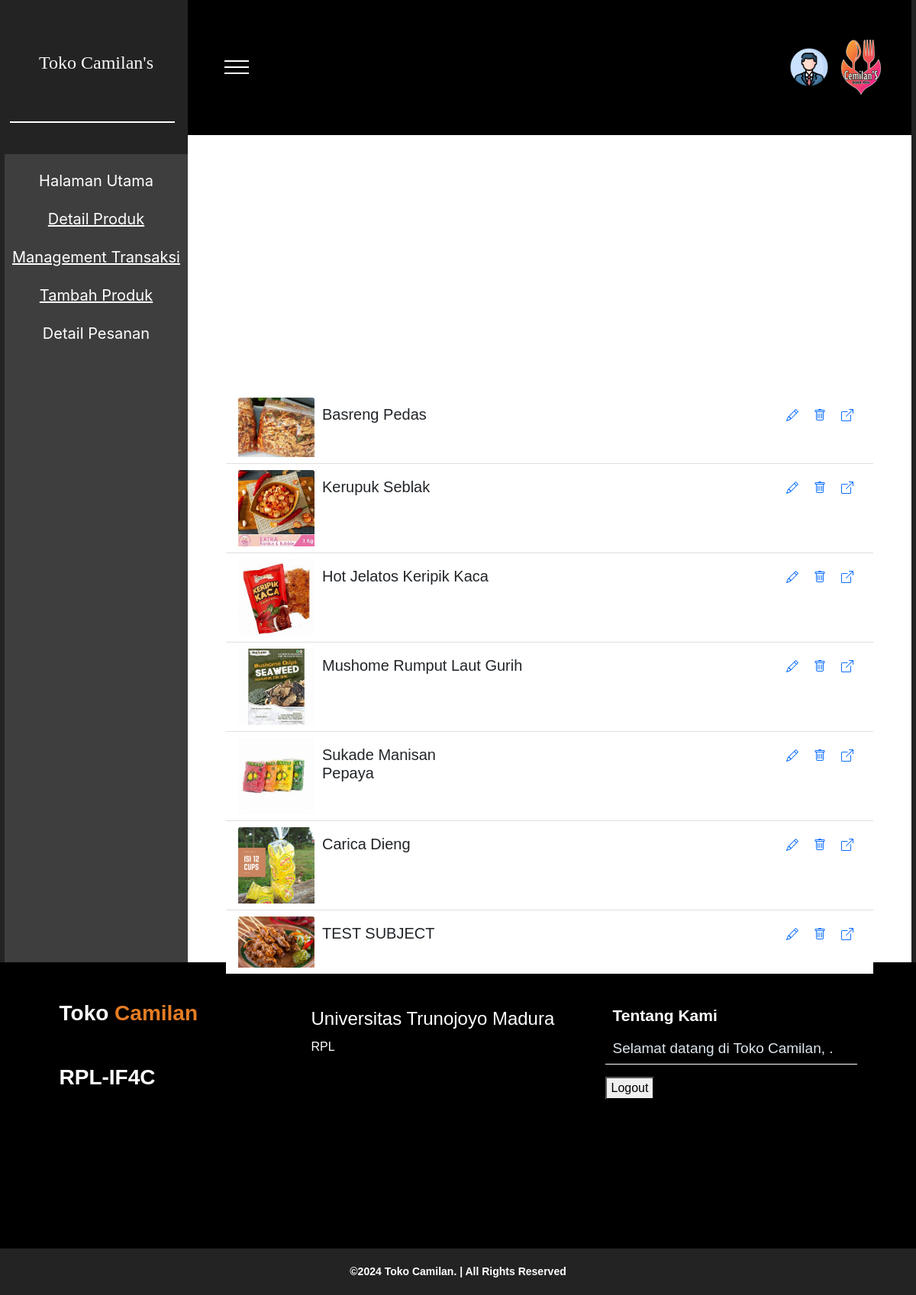
Page /rpl/admin/listallproduk.php on the committed database.
### tables this page shows
CREATE TABLE `barang` (
  `ID_BARANG` int(11) NOT NULL,
  `ID_KATEGORI` varchar(50) DEFAULT NULL,
  `NAMA_BARANG` varchar(50) DEFAULT NULL,
  `HARGA_BARANG` int(11) DEFAULT NULL,
  `STOCK` int(11) DEFAULT NULL,
  `FOTO_BARANG` text DEFAULT NULL,
  `Deskripsi` text NOT NULL,
  `Ukuran` text NOT NULL DEFAULT '1'
);

### rpl/Database/database.php (called while the page is built, shortened)
<?php
function getDataAll($table)
{
    try {
        $statement = DB->prepare("SELECT * FROM $table ");
        $statement->execute();
        return $statement->fetchAll(PDO::FETCH_ASSOC);
    } catch (PDOException $err) {
        echo $err->getMessage();
    }
}

### rpl/admin/listallproduk.php (the view, shortened to what this page needs)
<?php
require_once('../Database/database.php');
?>
<?php include("../templates/header-admin.php") ?>
<?php
$produk = getDataAll('barang');
?>
<div class="container" style="margin-top: 20vh ; margin-bottom: 10vh;">
    <h2 style="text-align: center; margin:5vh; color:white;">Daftar data produk</h2>
    <ul class="list-group list-group-flush">
        <?php if ($produk) : ?>
            <?php foreach ($produk as $pro) : ?>
                <li class="list-group-item">
                    <div class="listpromp" style="display: flex; justify-content:space-between;">
                        <div class="detilpro" style="display: flex;">
                            <img style="max-width: 100px; max-height: 100px;" src="../gambar/produk/<?= $pro['FOTO_BARANG'] ?>" class="card-img-top" alt="Produk" />
                            <div class="ttl" style="display: flex; justify-content:center; margin:10px;">
                                <h5 class="card-title"><?= $pro['NAMA_BARANG']; ?></h5>
                            </div>
                        </div>
                        <div class="crud" style="display: flex; justify-content:space-between;">
                            <a href="<?= BASEURL . 'admin/editproduk.php?product=' . $pro['ID_BARANG'] ?>" style="padding: 10px;">
                            </a>
                            <a href="eksekusiperintah/deleteproduk.php?pro=<?= $pro['ID_BARANG'] ?>" style="padding: 10px;">
                            </a>
                            <a href="#open" style="padding: 10px;">
                            </a>
                        </div>
                    </div>
                </li>
            <?php endforeach ?>
        <?php endif ?>
    </ul>
</div>
<?php include("../templates/footer-admin.php") ?>

### rpl/css/style.css (style rules this page uses)
body { font-family: 'Source Sans Pro', sans-serif; font-weight: 300; margin: 0; padding: 0; display: flex; flex-direction: column; align-items: center; background-color: #242323; overflow-x: hidden; }
.container { display: flex; flex-direction: column; justify-content: center; padding : 10px 50px; }

### rows in the picture
barang: FOTO_BARANG (picture), NAMA_BARANG "Basreng Pedas"
barang: FOTO_BARANG (picture), NAMA_BARANG "Kerupuk Seblak"
barang: FOTO_BARANG (picture), NAMA_BARANG "Hot Jelatos Keripik Kaca"
barang: FOTO_BARANG (picture), NAMA_BARANG "Mushome Rumput Laut Gurih"
barang: FOTO_BARANG (picture), NAMA_BARANG "Sukade Manisan Pepaya"
barang: FOTO_BARANG (picture), NAMA_BARANG "Carica Dieng"
barang: FOTO_BARANG (picture), NAMA_BARANG "TEST SUBJECT"
